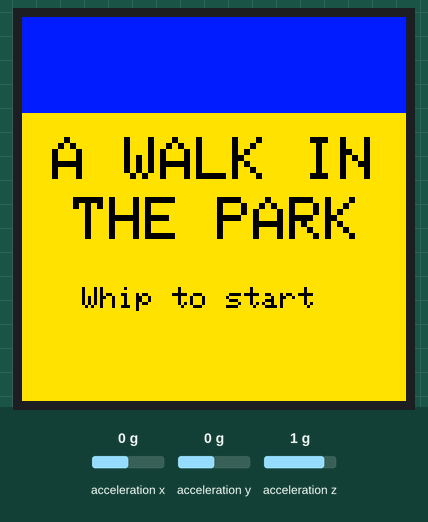
A sketch run on a simulated Arduino Uno, built with avr-gcc and run on an emulated ATmega328P. On the bench: 128×128 colour display. Wiring (inferred from the names in the program): ADXL345 accelerometer at I2C address 0x53. The inputs (shaded band) are chosen by the test bench; at power-on: acceleration x 0 g, acceleration y 0 g, acceleration z 1 g. At 9.8 s the program stops and its outputs stay as they are.

Above: at 1.1 s.
1.2 s: acceleration x set to -1.4 g
At 4.9 s:
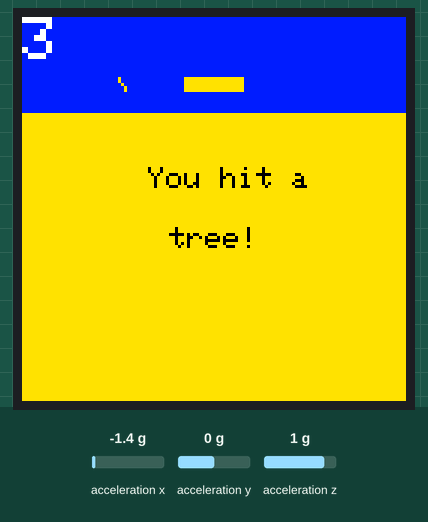
At 6.1 s:
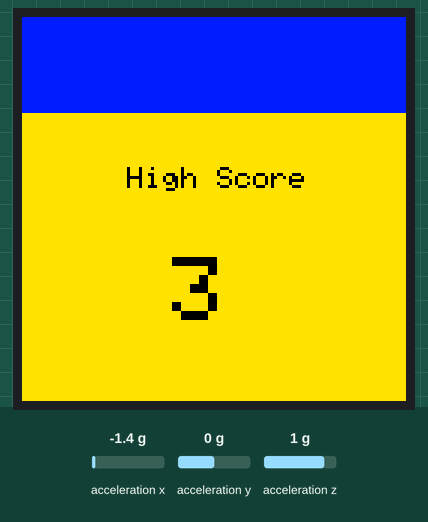
Timing chart, 0 to 7.6 s (numbered marks = the images above; inputs shaded):
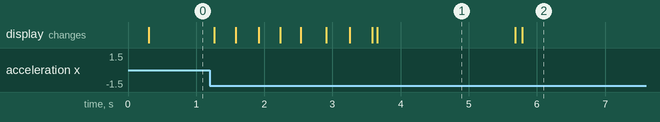

Measured:
- after the input at 1.2 s, the display: first changes after 0.06 s (image 1 shows a later state)
- what the display in image 1 shows lasts 2.0 s, from 3.7 s to 5.7 s

The sketch:

IITBBS_GC_RS_-76-.ino
```cpp
#include <SPI.h>
#include <Adafruit_GFX.h>    // Core graphics library
#include <Adafruit_ST7735.h> // Hardware-specific library
#include <math.h>
#include <Wire.h>

#define TFT_CS        10
#define TFT_RST        7 // Or set to -1 and connect to Arduino RESET pin
#define TFT_DC         9


//Set up some default colours
#define GROUNDCOLOR 0x00ff00
#define SKYCOLOR 0x0000ff


Adafruit_ST7735 tft = Adafruit_ST7735(TFT_CS, TFT_DC, TFT_RST);


int ADXL345 = 0x53;
int X_out, Y_out, Z_out;

//Flag to check is the player is in jump or not, to redce the mid-air velocity for changing direction
int upJump=0, downJump=0;


void setup(void) {
Serial.begin(9600);
	tft.initR(INITR_144GREENTAB); // Init ST7735R chip, green tab
	tft.setRotation(0); // set display orientation
    tft.fillScreen(GROUNDCOLOR);
	tft.fillRect(0,0,128,32,SKYCOLOR);
	delay(100);

	Wire.begin();

	Wire.beginTransmission(ADXL345);
	Wire.write(0x2D); //talk to POWER_CTL Register - 0x2D

	Wire.write(8); // Bit D3 High for measuring enable (8dec -> 0000 1000 binary)
	Wire.endTransmission();
	delay(10);

	//off-set calibration
	Wire.beginTransmission(ADXL345);
	Wire.write(0x1E);
	Wire.write(-3);
	Wire.endTransmission();

	Wire.beginTransmission(ADXL345);
	Wire.write(0x1F);
	Wire.write(+3);
	Wire.endTransmission();

	Wire.beginTransmission(ADXL345);
	Wire.write(0x20);
	Wire.write(-74);
	Wire.endTransmission();

	uint8_t time = millis();

	tft.fillScreen(GROUNDCOLOR);
	tft.fillRect(0,0,128,32,SKYCOLOR);

	//This is the start screen
	bool start=0;
	print_text(10,40,"A WALK IN",2,0xff0000);
	print_text(5,60," THE PARK ",2,0xff0000);
	print_text(20,90,"Whip to start",1,0xff0000);
	while(!start){
		Wire.beginTransmission(ADXL345);
		Wire.write(0x32);
		Wire.endTransmission(false);
		Wire.requestFrom(ADXL345, 6, true);

		Y_out = ( Wire.read() | Wire.read() << 8);

		if(Y_out<-200){
			start=1;	//Wait for a whip to start
		}
	}

	tft.fillScreen(GROUNDCOLOR);
	tft.fillRect(0,0,128,32,SKYCOLOR);

}


//This is the center of the view, all objects will dynamically shift w.r.t this center
uint8_t center_x=64;
uint8_t center_y=64;

//Positions for the player object
uint8_t playerCenterG_y=90;
uint8_t playerCenter_x=64;

//Obstacle array, an obstacle can be either at the left, middle or right side.
uint8_t obstaclePositions_x[] = {-1,0,1};


//Score
String score = "0000";
uint8_t bonus = 0;	//Bonus on eating an orange


//this layer class contains all the components such as player, tree, puddle, orange, etc.
class Layer {

	public:
		uint8_t pos_z ;
		uint8_t horizonCenter_x;
		uint8_t horizonCenter_y;
		uint8_t puddleCenter_x;
		uint8_t puddleCenter_y;
		uint8_t treeCenter_x;
		uint8_t treeCenter_y;
		uint8_t playerCenter_x;
		uint8_t playerCenter_y;


		Layer(uint8_t pos_z)
		{
			//Since this is a 3D game, this will keep track of how far is the layer w.r.t. the player in the z-axis
			this->pos_z = pos_z;
		};

		//display the path
		 void displayLayer(){
			/* tft.drawRect(center_x-pos_z/2,center_y-pos_z/2,pos_z,pos_z,ST77XX_YELLOW); */
			this->horizonCenter_x = center_x;
			this->horizonCenter_y = center_y;
			tft.drawLine(horizonCenter_x-20,horizonCenter_y,horizonCenter_x-96,128,ST77XX_BLACK);
			tft.drawLine(horizonCenter_x+20,horizonCenter_y,horizonCenter_x+96,128,ST77XX_BLACK);
		}

		//Clear the path after each rendering frame
		void clearLayer(){
			/* tft.drawRect(center_x-pos_z/2,center_y-pos_z/2 ,pos_z,pos_z,ST77XX_GREEN); */
			tft.drawLine(horizonCenter_x-20,horizonCenter_y,horizonCenter_x-96,128,GROUNDCOLOR);
			tft.drawLine(horizonCenter_x+20,horizonCenter_y,horizonCenter_x+96,128,GROUNDCOLOR);
		}


		//Make a tree inside this particular layer
		void displayTree(uint8_t i){
			this->treeCenter_x = center_x+obstaclePositions_x[i]*pos_z/2;
			this->treeCenter_y = center_y+pos_z/2;
			if(pos_z>30 && pos_z < 110){
				tft.fillTriangle(treeCenter_x,treeCenter_y-pos_z/2,treeCenter_x+pos_z/6,treeCenter_y,treeCenter_x-pos_z/6,treeCenter_y,0x210202);
				tft.fillRect(treeCenter_x-pos_z/20,treeCenter_y-3,pos_z/10,pos_z/4,0x000900);
			}

			if(treeCenter_x > 44  &&  treeCenter_x < 84 && treeCenter_y > 90){
				gameOver("  You hit a    tree!");
			}
		}

		//Delete the above made tree after every frame refresh
		void clearTree(uint8_t i){
			if(pos_z>30 && pos_z<110){
				tft.fillTriangle(treeCenter_x,treeCenter_y-pos_z/2,treeCenter_x+pos_z/6,treeCenter_y,treeCenter_x-pos_z/6,treeCenter_y,GROUNDCOLOR);
				tft.fillRect(treeCenter_x-pos_z/20,treeCenter_y-3,pos_z/10,pos_z/4,GROUNDCOLOR);
			}
		}


		//Make a puddle
		displayPuddle(uint8_t i){
			/* uint8_t puddleCenter_x = layerCenter_x+pos_z/2; */
			this->puddleCenter_x = center_x + obstaclePositions_x[i]*pos_z/2;
			this->puddleCenter_y = center_y+pos_z/2 + 5;
			this->playerCenter_y = playerCenterG_y;
			if(pos_z>30 && pos_z<105){
				tft.fillCircle(puddleCenter_x,puddleCenter_y,pos_z/7,ST77XX_BLUE);
				tft.fillCircle(puddleCenter_x,puddleCenter_y-pos_z/3,pos_z/20,0xFFA500);
			}

			//Check for collisions b/w the player and the pussle also check for contace b/w the orange and the player to obtain bonus points
			if(puddleCenter_x > 44  &&  puddleCenter_x < 84 && puddleCenter_y>95 ){
				if(puddleCenter_y>95 && playerCenter_y > 85){
					gameOver("You slipped in a puddle!");		//If you hit the puddle
				}else{
					bonus+=1;		//If you eat an orange
				}
			}


		}

		//Clear the above made puddle and orange after screen refresh
		void clearPuddle(uint8_t i){
			if(pos_z>30 && pos_z<110){
				tft.fillCircle(puddleCenter_x,puddleCenter_y,pos_z/7,GROUNDCOLOR);
				tft.fillCircle(puddleCenter_x,puddleCenter_y-pos_z/3,pos_z/20,GROUNDCOLOR);

				tft.fillRect(40,0,50,10,SKYCOLOR);
			}
		}


		//This will be the player at the center bottom of the screen
		void displayPlayer(){
			this->playerCenter_y = playerCenterG_y;
			tft.fillRect(54,playerCenter_y,20,25,ST77XX_RED);
			tft.fillCircle(64,playerCenter_y-6,8,ST77XX_BLACK);
			tft.fillRect(54,110,20,5,0X030303);
		}

		void clearPlayer(){
			tft.fillRect(54,playerCenter_y,20,25,GROUNDCOLOR);
			tft.fillCircle(64,playerCenter_y-6,8,GROUNDCOLOR);

		}

};

//Initailize 2 layers from the Layer class,
//These layers wihh contain all the obstacles and apples
Layer layer1(0);
Layer layer2(40);

Layer layers[] = {layer1,layer2};


void loop() {

	Wire.beginTransmission(ADXL345);
	Wire.write(0x32);
	Wire.endTransmission(false);
	Wire.requestFrom(ADXL345, 6, true);

	X_out = ( Wire.read() | Wire.read() << 8);
	Y_out = ( Wire.read() | Wire.read() << 8);


	if(upJump || downJump){
		X_out = X_out/3;		//Reduce sensitivity when the player is mid air
	}
	center_x -= X_out/10;		//Change pos of player w.r.t. the input from accelerometer
	center_x = min(center_x,118);
	center_x = max(center_x,10);


	center_y = 32-Y_out/10;			//Change pos of player w.r.t. the input from accelerometer
	center_y = min(center_y,64);
	center_y = max(center_y,32);

	if(Y_out<-200){
		upJump=1;		//If a jerk is given, set the upJump flag to 1 to indicate ro jimp
	}

	if(Y_out<-200 || upJump == 1 || downJump == 1){
		jump();		//Execute the jump function, ie. make the player move in y-axis
	}

	//The following loop takes care of rendering, deletion and re-rendering of all the components in the layer object
	for(uint8_t i=0; i<2; i++){
		layers[i].clearTree((5*i)%3);
		layers[i].clearPuddle((5*i+2)%3);
		layers[i].clearLayer();
		layers[i].clearPlayer();
		layers[i].pos_z = layers[i].pos_z + layers[i].pos_z/40 + 2;
		layers[i].pos_z =  layers[i].pos_z%120 ;
		layers[i].displayTree((5*i)%3);
		layers[i].displayPuddle((5*i+2)%3);
		layers[i].displayLayer();
		layers[i].displayPlayer();
	}

	manageHorizon();		//Dynamically manage the horizon level based on the holding position of the console

	score = String(millis()/1000 + bonus);		//Count the score and print the score on the screen
	char* scoreChar = score.c_str();
	tft.fillRect(0,0,100,20,SKYCOLOR);
	print_text(0,0,scoreChar,2,ST77XX_WHITE);

	delay(10);

}


void manageHorizon(){		//Dynamically manage horizon
	tft.fillRect(0,25,128,center_y-25,SKYCOLOR);
	tft.fillRect(0,center_y,128,65-center_y,GROUNDCOLOR);

}


void jump(){	//Make the player jump in horizontal direction
	if(playerCenterG_y<54 || downJump == 1){
		playerCenterG_y = playerCenterG_y + (playerCenterG_y - 44)/10 + 2;
		/* Serial.println(playerCenter_y); */
		if(playerCenterG_y > 90){
			playerCenterG_y = 90;
			downJump=0;
		}
	}else{
		playerCenterG_y = playerCenterG_y - (playerCenterG_y - 44)/10 - 2 ;
		if(playerCenterG_y<54){
			upJump=0;
			downJump=1;
		}
	}
}

void gameOver(String s){		//Game over screen
	String s1 = s.substring(0,11);
	String s2 = s.substring(11);
	char* sC1 = s1.c_str();
	char* sC2 = s2.c_str();
	tft.fillRect(20,40,88,50,0xffff00);
	print_text(30,50,sC1,1,0xff0000);
	print_text(25,70,sC2,1,0xff0000);
	delay(2000);

	tft.fillScreen(GROUNDCOLOR);
	tft.fillRect(0,0,128,32,SKYCOLOR);
	delay(100);
	/* tft.fillRect(20,40,88,50,0xffff00); */
	print_text(35,50,"High Score",1,0xff0000);
	char* scoreChar = score.c_str();
	print_text(50,80,scoreChar,3,0xff0000);
	/* print_text(50,70,scoreChar,1,0xff0000); */
	delay(4000);

	tft.fillScreen(GROUNDCOLOR);
	tft.fillRect(0,0,128,32,SKYCOLOR);

	print_text(40,50,"Hit RESET",1,0xff0000);
	print_text(30,70,"To play again",1,0xff0000);
	while(true){
		continue;
	}
}


void print_text(byte x_pos, byte y_pos, char *text, byte text_size, uint16_t color) {		//print char* array to the screen
  tft.setCursor(x_pos, y_pos);
  tft.setTextSize(text_size);
  tft.setTextColor(color);
  tft.setTextWrap(true);
  tft.print(text);
}
```
